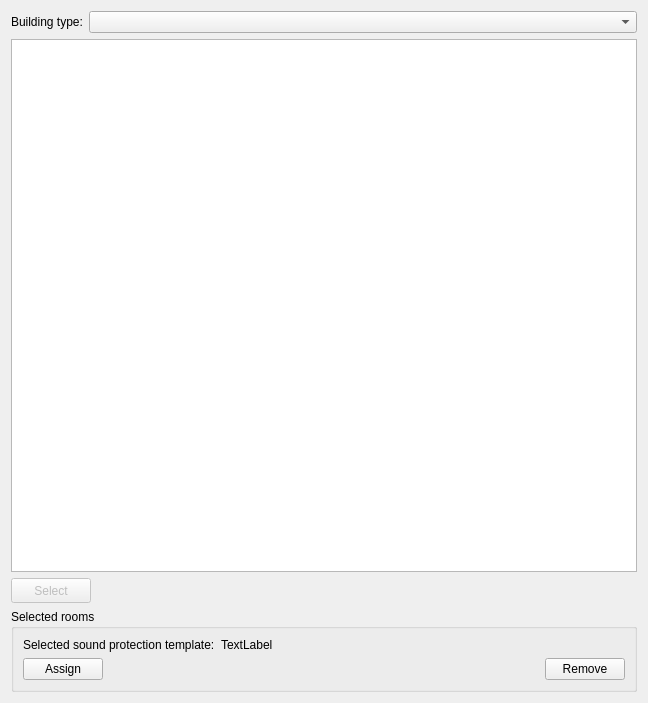
<?xml version="1.0" encoding="UTF-8"?>
<ui version="4.0">
 <class>SVPropBuildingSoundProtectionTemplatesWidget</class>
 <widget class="QWidget" name="SVPropBuildingSoundProtectionTemplatesWidget">
  <property name="geometry">
   <rect>
    <x>0</x>
    <y>0</y>
    <width>648</width>
    <height>703</height>
   </rect>
  </property>
  <property name="windowTitle">
   <string>Form</string>
  </property>
  <layout class="QVBoxLayout" name="verticalLayout_3">
   <item>
    <layout class="QHBoxLayout" name="horizontalLayout" stretch="0,1">
     <item>
      <widget class="QLabel" name="label">
       <property name="text">
        <string>Building type:</string>
       </property>
      </widget>
     </item>
     <item>
      <widget class="QComboBox" name="comboBoxBuildingType"/>
     </item>
    </layout>
   </item>
   <item>
    <widget class="QTableWidget" name="tableWidgetAcousticTemplates"/>
   </item>
   <item>
    <layout class="QHBoxLayout" name="horizontalLayout_2">
     <item>
      <widget class="QPushButton" name="pushButtonSelect">
       <property name="enabled">
        <bool>false</bool>
       </property>
       <property name="minimumSize">
        <size>
         <width>80</width>
         <height>25</height>
        </size>
       </property>
       <property name="maximumSize">
        <size>
         <width>80</width>
         <height>25</height>
        </size>
       </property>
       <property name="text">
        <string>Select</string>
       </property>
      </widget>
     </item>
     <item>
      <spacer name="horizontalSpacer">
       <property name="orientation">
        <enum>Qt::Horizontal</enum>
       </property>
       <property name="sizeHint" stdset="0">
        <size>
         <width>40</width>
         <height>20</height>
        </size>
       </property>
      </spacer>
     </item>
    </layout>
   </item>
   <item>
    <widget class="QGroupBox" name="groupBoxSelectedRooms">
     <property name="title">
      <string>Selected rooms</string>
     </property>
     <layout class="QVBoxLayout" name="verticalLayout_4">
      <item>
       <layout class="QHBoxLayout" name="horizontalLayout_4">
        <item>
         <widget class="QLabel" name="label_2">
          <property name="text">
           <string>Selected sound protection template:</string>
          </property>
         </widget>
        </item>
        <item>
         <widget class="QLabel" name="labelSelectedAcousticTemplate">
          <property name="sizePolicy">
           <sizepolicy hsizetype="Expanding" vsizetype="Preferred">
            <horstretch>0</horstretch>
            <verstretch>0</verstretch>
           </sizepolicy>
          </property>
          <property name="text">
           <string>TextLabel</string>
          </property>
         </widget>
        </item>
       </layout>
      </item>
      <item>
       <layout class="QHBoxLayout" name="horizontalLayout_5">
        <item>
         <widget class="QPushButton" name="pushButtonAssignAcousticTemplate">
          <property name="text">
           <string>Assign</string>
          </property>
         </widget>
        </item>
        <item>
         <spacer name="horizontalSpacer_2">
          <property name="orientation">
           <enum>Qt::Horizontal</enum>
          </property>
          <property name="sizeHint" stdset="0">
           <size>
            <width>40</width>
            <height>20</height>
           </size>
          </property>
         </spacer>
        </item>
        <item>
         <widget class="QPushButton" name="pushButtonDeleteTemplate">
          <property name="text">
           <string>Remove</string>
          </property>
         </widget>
        </item>
       </layout>
      </item>
     </layout>
    </widget>
   </item>
  </layout>
 </widget>
 <resources/>
 <connections/>
</ui>
